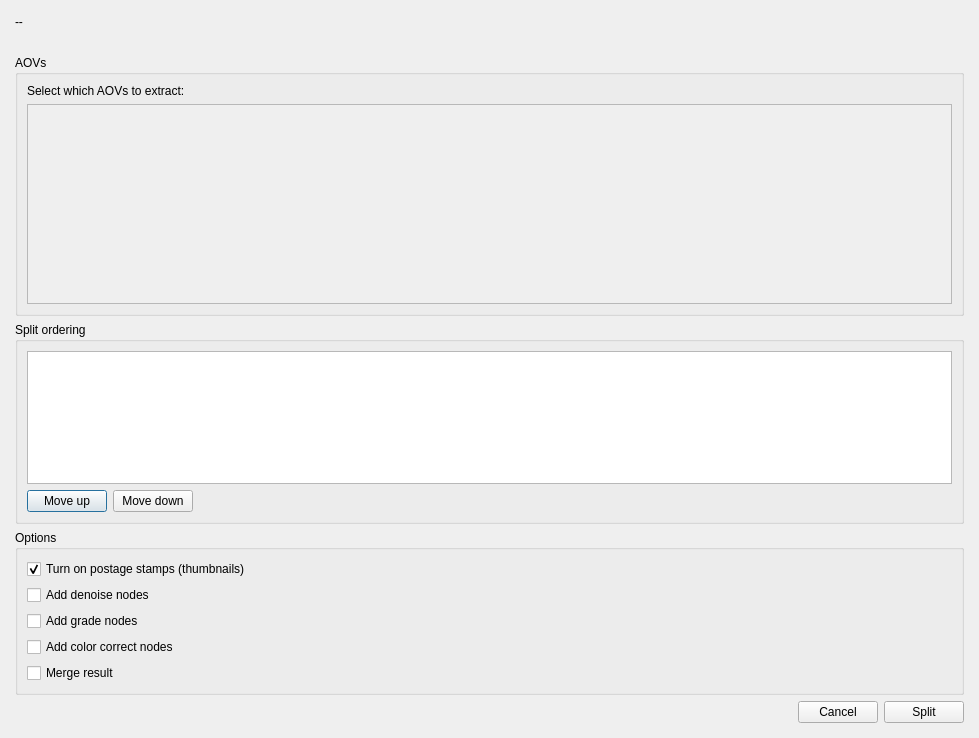
<?xml version="1.0" encoding="UTF-8"?>
<ui version="4.0">
 <class>Dialog</class>
 <widget class="QDialog" name="Dialog">
  <property name="geometry">
   <rect>
    <x>0</x>
    <y>0</y>
    <width>979</width>
    <height>738</height>
   </rect>
  </property>
  <property name="windowTitle">
   <string>AOVSplitter</string>
  </property>
  <property name="sizeGripEnabled">
   <bool>false</bool>
  </property>
  <layout class="QVBoxLayout" name="verticalLayout">
   <property name="margin">
    <number>15</number>
   </property>
   <item>
    <layout class="QHBoxLayout" name="horizontalLayout">
     <item>
      <widget class="QLabel" name="LBL_split">
       <property name="text">
        <string>--</string>
       </property>
      </widget>
     </item>
    </layout>
   </item>
   <item>
    <widget class="QLabel" name="label_2">
     <property name="text">
      <string/>
     </property>
    </widget>
   </item>
   <item>
    <layout class="QHBoxLayout" name="horizontalLayout_3">
     <item>
      <widget class="QGroupBox" name="groupBox_3">
       <property name="title">
        <string>AOVs</string>
       </property>
       <layout class="QVBoxLayout" name="verticalLayout_6">
        <item>
         <widget class="QLabel" name="label">
          <property name="text">
           <string>Select which AOVs to extract:</string>
          </property>
         </widget>
        </item>
        <item>
         <widget class="QScrollArea" name="scrollArea">
          <property name="minimumSize">
           <size>
            <width>0</width>
            <height>200</height>
           </size>
          </property>
          <property name="maximumSize">
           <size>
            <width>16777215</width>
            <height>300</height>
           </size>
          </property>
          <property name="widgetResizable">
           <bool>true</bool>
          </property>
          <widget class="QWidget" name="scrollAreaWidgetContents">
           <property name="geometry">
            <rect>
             <x>0</x>
             <y>0</y>
             <width>919</width>
             <height>198</height>
            </rect>
           </property>
           <layout class="QVBoxLayout" name="LAY_aovs"/>
          </widget>
         </widget>
        </item>
        <item>
         <spacer name="verticalSpacer_2">
          <property name="orientation">
           <enum>Qt::Vertical</enum>
          </property>
          <property name="sizeHint" stdset="0">
           <size>
            <width>20</width>
            <height>40</height>
           </size>
          </property>
         </spacer>
        </item>
       </layout>
      </widget>
     </item>
    </layout>
   </item>
   <item>
    <widget class="QGroupBox" name="GRP_order">
     <property name="title">
      <string>Split ordering</string>
     </property>
     <layout class="QVBoxLayout" name="verticalLayout_3">
      <item>
       <widget class="QListView" name="LST_order">
        <property name="maximumSize">
         <size>
          <width>16777215</width>
          <height>300</height>
         </size>
        </property>
       </widget>
      </item>
      <item>
       <layout class="QHBoxLayout" name="horizontalLayout_4">
        <item>
         <widget class="QPushButton" name="BTN_up">
          <property name="text">
           <string>Move up</string>
          </property>
         </widget>
        </item>
        <item>
         <widget class="QPushButton" name="BTN_down">
          <property name="text">
           <string>Move down</string>
          </property>
         </widget>
        </item>
        <item>
         <spacer name="horizontalSpacer_2">
          <property name="orientation">
           <enum>Qt::Horizontal</enum>
          </property>
          <property name="sizeHint" stdset="0">
           <size>
            <width>40</width>
            <height>20</height>
           </size>
          </property>
         </spacer>
        </item>
       </layout>
      </item>
     </layout>
    </widget>
   </item>
   <item>
    <widget class="QGroupBox" name="groupBox">
     <property name="title">
      <string>Options</string>
     </property>
     <layout class="QVBoxLayout" name="verticalLayout_2">
      <item>
       <widget class="QCheckBox" name="CHK_postage">
        <property name="text">
         <string>Turn on postage stamps (thumbnails)</string>
        </property>
        <property name="checked">
         <bool>true</bool>
        </property>
       </widget>
      </item>
      <item>
       <widget class="QCheckBox" name="CHK_denoise">
        <property name="text">
         <string>Add denoise nodes</string>
        </property>
       </widget>
      </item>
      <item>
       <widget class="QCheckBox" name="CHK_grade">
        <property name="text">
         <string>Add grade nodes</string>
        </property>
       </widget>
      </item>
      <item>
       <widget class="QCheckBox" name="CHK_colorCorrect">
        <property name="text">
         <string>Add color correct nodes</string>
        </property>
       </widget>
      </item>
      <item>
       <widget class="QCheckBox" name="CHK_merge">
        <property name="text">
         <string>Merge result</string>
        </property>
       </widget>
      </item>
     </layout>
    </widget>
   </item>
   <item>
    <spacer name="verticalSpacer">
     <property name="orientation">
      <enum>Qt::Vertical</enum>
     </property>
     <property name="sizeHint" stdset="0">
      <size>
       <width>20</width>
       <height>40</height>
      </size>
     </property>
    </spacer>
   </item>
   <item>
    <layout class="QHBoxLayout" name="horizontalLayout_2">
     <item>
      <spacer name="horizontalSpacer">
       <property name="orientation">
        <enum>Qt::Horizontal</enum>
       </property>
       <property name="sizeHint" stdset="0">
        <size>
         <width>40</width>
         <height>20</height>
        </size>
       </property>
      </spacer>
     </item>
     <item>
      <widget class="QPushButton" name="BTN_cancel">
       <property name="text">
        <string>Cancel</string>
       </property>
      </widget>
     </item>
     <item>
      <widget class="QPushButton" name="BTN_split">
       <property name="text">
        <string>Split</string>
       </property>
      </widget>
     </item>
    </layout>
   </item>
  </layout>
 </widget>
 <resources/>
 <connections/>
</ui>
